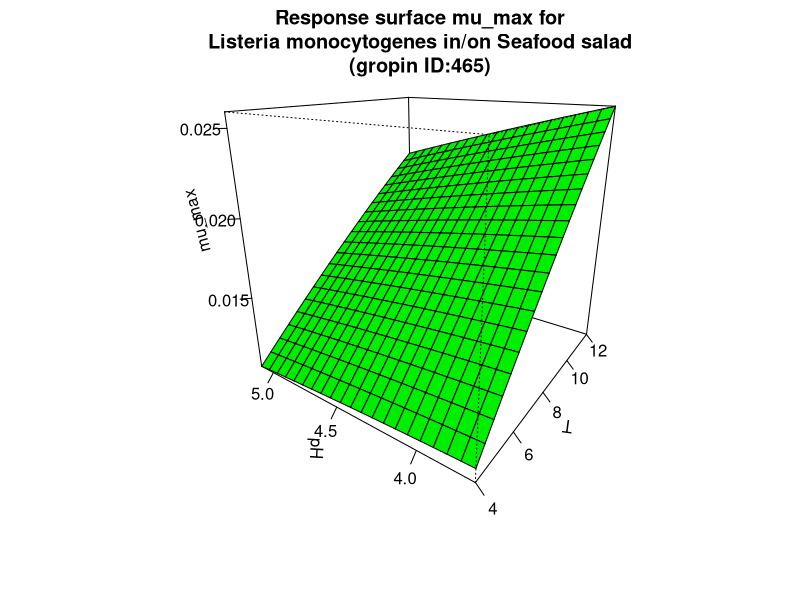

R code for this plot:
#############################
# start of Parameter script
#############################
T <- seq(3.996003996004,12.012,length.out=21)
pH <- seq(3.6963036963037,5.1051,length.out=21)
#############################
# end of Parameter script
#############################
############################# 
# start of Model script Gropin ID 465 
#############################
 
# constant coefficients for this model
 
variables <- data.frame(T,pH)
argumentsPar <- expand.grid(variables)
 
# heart of the model
response_surface <- function(T,pH) {
   mumax <-(-0.00313+0.00338*T+0.00214*pH-0.00031*T*pH-0.000024*(T^2)-0.000169*(pH^2))

return(mumax=mumax)
} 

# output parameters
mumax <- cbind(argumentsPar,response_surface(argumentsPar['T'],argumentsPar['pH']))
colnames(mumax) <- c(colnames(argumentsPar),'mumax')
#############################
# End of Model script
#############################
############################# 
# start of Visualisation script Gropin ID 465 
#############################
persp(T,pH,matrix(unlist(mumax$mumax),nrow=21),col = 'green',xlab='T',ylab='pH',zlab='mu_max',main='Response surface mu_max for
Listeria monocytogenes in/on Seafood salad
(gropin ID:465)',theta=305,phi=20,shade=0.25,ticktype = 'detailed')
#############################
# End of Visualisation script
#############################
